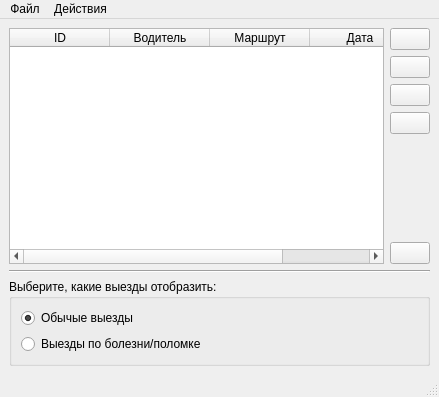
<?xml version="1.0" encoding="UTF-8"?>
<ui version="4.0">
 <class>Dispatcher_Form</class>
 <widget class="QMainWindow" name="Dispatcher_Form">
  <property name="geometry">
   <rect>
    <x>0</x>
    <y>0</y>
    <width>439</width>
    <height>397</height>
   </rect>
  </property>
  <property name="windowTitle">
   <string>Диспетчер</string>
  </property>
  <property name="windowIcon">
   <iconset>
    <normaloff>../icons/1403297645_User.png</normaloff>../icons/1403297645_User.png</iconset>
  </property>
  <widget class="QWidget" name="centralwidget">
   <layout class="QVBoxLayout" name="verticalLayout_4">
    <item>
     <layout class="QHBoxLayout" name="horizontalLayout">
      <item>
       <widget class="QTableWidget" name="runTableWidget">
        <property name="toolTip">
         <string>&lt;html&gt;&lt;head/&gt;&lt;body&gt;&lt;p&gt;Выезды&lt;/p&gt;&lt;/body&gt;&lt;/html&gt;</string>
        </property>
        <attribute name="horizontalHeaderDefaultSectionSize">
         <number>100</number>
        </attribute>
        <attribute name="horizontalHeaderMinimumSectionSize">
         <number>100</number>
        </attribute>
        <column>
         <property name="text">
          <string>ID</string>
         </property>
        </column>
        <column>
         <property name="text">
          <string>Водитель</string>
         </property>
        </column>
        <column>
         <property name="text">
          <string>Маршрут</string>
         </property>
        </column>
        <column>
         <property name="text">
          <string>Дата</string>
         </property>
        </column>
       </widget>
      </item>
      <item>
       <layout class="QVBoxLayout" name="verticalLayout">
        <item>
         <widget class="QPushButton" name="addPushButton">
          <property name="toolTip">
           <string>&lt;html&gt;&lt;head/&gt;&lt;body&gt;&lt;p&gt;Добавить выезд&lt;/p&gt;&lt;/body&gt;&lt;/html&gt;</string>
          </property>
          <property name="text">
           <string/>
          </property>
          <property name="icon">
           <iconset>
            <normaloff>../icons/1403292182_Add.png</normaloff>../icons/1403292182_Add.png</iconset>
          </property>
         </widget>
        </item>
        <item>
         <widget class="QPushButton" name="deletePushButton">
          <property name="toolTip">
           <string>&lt;html&gt;&lt;head/&gt;&lt;body&gt;&lt;p&gt;Удалить выезд&lt;/p&gt;&lt;/body&gt;&lt;/html&gt;</string>
          </property>
          <property name="text">
           <string/>
          </property>
          <property name="icon">
           <iconset>
            <normaloff>../icons/1403362103_Delete.png</normaloff>../icons/1403362103_Delete.png</iconset>
          </property>
         </widget>
        </item>
        <item>
         <widget class="QPushButton" name="editPushButton">
          <property name="toolTip">
           <string>&lt;html&gt;&lt;head/&gt;&lt;body&gt;&lt;p&gt;Редактировать выезд&lt;/p&gt;&lt;/body&gt;&lt;/html&gt;</string>
          </property>
          <property name="icon">
           <iconset>
            <normaloff>../icons/1403292157_Edit.png</normaloff>../icons/1403292157_Edit.png</iconset>
          </property>
         </widget>
        </item>
        <item>
         <widget class="QPushButton" name="refreshPushButton">
          <property name="toolTip">
           <string>&lt;html&gt;&lt;head/&gt;&lt;body&gt;&lt;p&gt;Обновить записи&lt;/p&gt;&lt;/body&gt;&lt;/html&gt;</string>
          </property>
          <property name="text">
           <string/>
          </property>
          <property name="icon">
           <iconset>
            <normaloff>../icons/1403548171_Synchronize.png</normaloff>../icons/1403548171_Synchronize.png</iconset>
          </property>
         </widget>
        </item>
        <item>
         <spacer name="verticalSpacer">
          <property name="orientation">
           <enum>Qt::Vertical</enum>
          </property>
          <property name="sizeHint" stdset="0">
           <size>
            <width>20</width>
            <height>40</height>
           </size>
          </property>
         </spacer>
        </item>
        <item>
         <widget class="QPushButton" name="exitPushButton">
          <property name="toolTip">
           <string>&lt;html&gt;&lt;head/&gt;&lt;body&gt;&lt;p&gt;Выход&lt;/p&gt;&lt;/body&gt;&lt;/html&gt;</string>
          </property>
          <property name="text">
           <string/>
          </property>
          <property name="icon">
           <iconset>
            <normaloff>../icons/1403292146_Log Out.png</normaloff>../icons/1403292146_Log Out.png</iconset>
          </property>
         </widget>
        </item>
       </layout>
      </item>
     </layout>
    </item>
    <item>
     <widget class="Line" name="line">
      <property name="orientation">
       <enum>Qt::Horizontal</enum>
      </property>
     </widget>
    </item>
    <item>
     <widget class="QGroupBox" name="groupBox">
      <property name="title">
       <string>Выберите, какие выезды отобразить:</string>
      </property>
      <property name="flat">
       <bool>false</bool>
      </property>
      <property name="checkable">
       <bool>false</bool>
      </property>
      <layout class="QVBoxLayout" name="verticalLayout_3">
       <item>
        <layout class="QVBoxLayout" name="verticalLayout_2">
         <item>
          <widget class="QRadioButton" name="usualRadioButton">
           <property name="text">
            <string>Обычые выезды</string>
           </property>
           <property name="checked">
            <bool>true</bool>
           </property>
          </widget>
         </item>
         <item>
          <widget class="QRadioButton" name="unusualRadioButton">
           <property name="enabled">
            <bool>true</bool>
           </property>
           <property name="text">
            <string>Выезды по болезни/поломке</string>
           </property>
           <property name="checked">
            <bool>false</bool>
           </property>
          </widget>
         </item>
        </layout>
       </item>
      </layout>
      <zorder></zorder>
     </widget>
    </item>
   </layout>
  </widget>
  <widget class="QMenuBar" name="menubar">
   <property name="geometry">
    <rect>
     <x>0</x>
     <y>0</y>
     <width>439</width>
     <height>24</height>
    </rect>
   </property>
   <widget class="QMenu" name="menu">
    <property name="title">
     <string>Файл</string>
    </property>
    <addaction name="action"/>
   </widget>
   <widget class="QMenu" name="menu_2">
    <property name="title">
     <string>Действия</string>
    </property>
    <addaction name="action_2"/>
    <addaction name="action_3"/>
    <addaction name="action_4"/>
    <addaction name="action_5"/>
   </widget>
   <addaction name="menu"/>
   <addaction name="menu_2"/>
  </widget>
  <widget class="QStatusBar" name="statusbar"/>
  <action name="action">
   <property name="text">
    <string>Выход</string>
   </property>
  </action>
  <action name="action_2">
   <property name="text">
    <string>Добавить поломку</string>
   </property>
  </action>
  <action name="action_3">
   <property name="text">
    <string>Удалить поломку</string>
   </property>
  </action>
  <action name="action_4">
   <property name="text">
    <string>Редактировать поломку</string>
   </property>
  </action>
  <action name="action_5">
   <property name="text">
    <string>Обновить информацию</string>
   </property>
  </action>
 </widget>
 <resources/>
 <connections/>
</ui>
